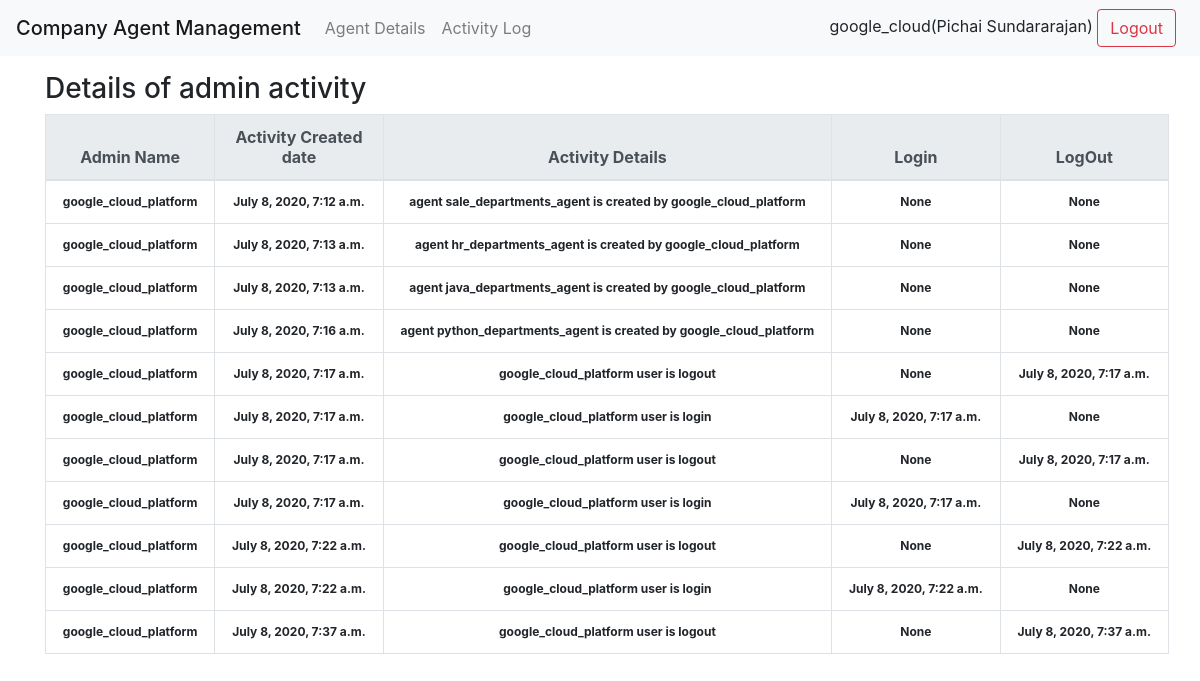
Page /company/activity_log/ (signed in) on the committed database.
### company/models.py (models this page shows, shortened)
class Company(models.Model):
    company_name = models.OneToOneField(User, on_delete=models.CASCADE)
    brand_name=models.CharField(max_length=100,null=True,blank=True)

class Main_Log_Activity(models.Model):
    user=models.CharField(max_length=100,null=True,blank=True)
    created_date = models.DateTimeField(auto_now_add=True)
    log_in_time=models.DateTimeField(null=True,blank=True)
    log_out_time=models.DateTimeField(null=True,blank=True)
    details_of_activity = models.TextField(null=True,blank=True)

### company/views.py (the view)
# urls.py: path('activity_log/', activity_log, name='activity_log'),]
@login_required(login_url="/login/")
def activity_log(request):
    context={}
    main_log_activity_obj=Main_Log_Activity.objects.filter(user=request.user)
    context['main_log_activity_obj'] = main_log_activity_obj
    context['title'] = 'Details of admin activity'
    return render(request, 'company/admin_activity_log.html', context)

### mode_fin_task/templates/company/admin_activity_log.html
{% extends 'base.html' %}
{% block content %}
<div class="row">
    <div class="col-sm-12">
        <p>
            <div class="float-left"><h3>{{title}}</h3></div>
        </p>
        <div class="table-responsive-sm">
        {% if main_log_activity_obj %}
            <table class="table table-bordered">
                <thead class="thead-light">
                    <tr>
                        <th class="text-center">Admin Name</th>
                        <th class="text-center">Activity Created date</th>
                        <th class="text-center">Activity Details</th>
                        <th class="text-center">Login</th>
                        <th class="text-center">LogOut</th>
                    </tr>
                </thead>
                <tbody>
                {% for log_activity_obj in main_log_activity_obj %}
                    <tr>
                        <td class="text-center">
                            <span class="badge badge-default">{{log_activity_obj.user}}</span>
                        </td>
                        <td class="text-center">
                            <span class="badge badge-default">{{log_activity_obj.created_date}}</span>
                        </td>
                        <td class="text-center">
                            <span class="badge badge-default">{{log_activity_obj.details_of_activity}}</span>
                        </td>
                        <td class="text-center">
                            <span class="badge badge-default">{{log_activity_obj.log_in_time}}</span>
                        </td>
                        <td class="text-center">
                            <span class="badge badge-default">{{log_activity_obj.log_out_time}}</span>
                        </td>
                    </tr>
                {% endfor %}
                </tbody>
                </table>
        </div>
        {% else %}
            <p class="text-center" >No log activity data available</p>
        {% endif %}
    </div>
</div>
{% endblock content %}

### mode_fin_task/templates/header.html (shortened to what this page needs)
<div class="navbar navbar-expand-lg navbar-light bg-light">
   <span class="navbar-brand mb-0 h1">Company Agent Management</span>
   <div class="collapse navbar-collapse" id="navbarNav">
      <ul class="navbar-nav">
         <li class="nav-item">
            <a class="nav-link" href="{% url 'company_wise_list' %}">
            {{"Agent Details" | capfirst}}
            </a>
         </li>
         <li class="nav-item">
            <a class="nav-link" href="{% url 'activity_log' %}">
            {{"Activity Log" | capfirst}}
            </a>
         </li>
      </ul>
   </div>
   <div>
       <form class="form-inline my-2 my-lg-0" method="POST" action="{% url 'user_logout' %}">
        <span class="mr-sm-2">{{request.user.company.brand_name}}({{request.user.first_name}})</spans>
        <input type="submit" class="btn btn-outline-danger my-2 my-sm-0" value="Logout">
    </form>
   </div>
   </div>

### rows in the picture
Main_Log_Activity: user "google_cloud_platform", created_date "July 8, 2020, 7:12 a.m.", details_of_activity "agent sale_departments_agent is created by google_cloud_platform", log_in_time "None", log_out_time "None"
Main_Log_Activity: user "google_cloud_platform", created_date "July 8, 2020, 7:13 a.m.", details_of_activity "agent hr_departments_agent is created by google_cloud_platform", log_in_time "None", log_out_time "None"
Main_Log_Activity: user "google_cloud_platform", created_date "July 8, 2020, 7:13 a.m.", details_of_activity "agent java_departments_agent is created by google_cloud_platform", log_in_time "None", log_out_time "None"
Main_Log_Activity: user "google_cloud_platform", created_date "July 8, 2020, 7:16 a.m.", details_of_activity "agent python_departments_agent is created by google_cloud_platform", log_in_time "None", log_out_time "None"
Main_Log_Activity: user "google_cloud_platform", created_date "July 8, 2020, 7:17 a.m.", details_of_activity "google_cloud_platform user is logout", log_in_time "None", log_out_time "July 8, 2020, 7:17 a.m."
Main_Log_Activity: user "google_cloud_platform", created_date "July 8, 2020, 7:17 a.m.", details_of_activity "google_cloud_platform user is login", log_in_time "July 8, 2020, 7:17 a.m.", log_out_time "None"
Main_Log_Activity: user "google_cloud_platform", created_date "July 8, 2020, 7:17 a.m.", details_of_activity "google_cloud_platform user is logout", log_in_time "None", log_out_time "July 8, 2020, 7:17 a.m."
Main_Log_Activity: user "google_cloud_platform", created_date "July 8, 2020, 7:17 a.m.", details_of_activity "google_cloud_platform user is login", log_in_time "July 8, 2020, 7:17 a.m.", log_out_time "None"
Main_Log_Activity: user "google_cloud_platform", created_date "July 8, 2020, 7:22 a.m.", details_of_activity "google_cloud_platform user is logout", log_in_time "None", log_out_time "July 8, 2020, 7:22 a.m."
Main_Log_Activity: user "google_cloud_platform", created_date "July 8, 2020, 7:22 a.m.", details_of_activity "google_cloud_platform user is login", log_in_time "July 8, 2020, 7:22 a.m.", log_out_time "None"
Main_Log_Activity: user "google_cloud_platform", created_date "July 8, 2020, 7:37 a.m.", details_of_activity "google_cloud_platform user is logout", log_in_time "None", log_out_time "July 8, 2020, 7:37 a.m."

### other values in the picture
{{ "Agent Details" | capfirst }} "Agent Details"
{{ "Activity Log" | capfirst }} "Activity Log"
{{ request.user.company.brand_name }} "google_cloud"
{{ request.user.first_name }} "Pichai Sundararajan"
{{ title }} "Details of admin activity"
